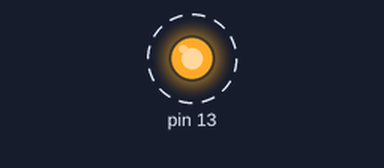
Recording of a sketch running on a simulated Arduino Uno, built with avr-gcc and run on an emulated ATmega328P. Shown: output pins drawn as LEDs (lit = HIGH). Dashed ring = blinking. What the sketch prints to the serial monitor is not drawn.

Above: at 1.5 s.
Timing chart, 0 to 5.6 s (numbered marks = the images above):
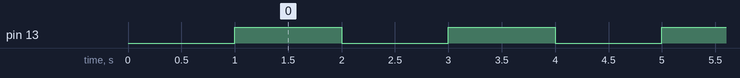

Measured:
- by itself, pin 13: alternates HIGH for 1.0 s and LOW for 1.0 s

The sketch:

Arduino.ino
```cpp
void setup() {
  Serial.begin(9600);
  while (!Serial) {
    ;
  }
  delay(1000);
  Serial.println("Initialized system!");
  pinMode(13, OUTPUT);
}

void loop() {
  // delay(1000);
  // Serial.println("test");
  digitalWrite(13, HIGH);
  delay(1000);
  digitalWrite(13, LOW);
  delay(1000);
}
```
